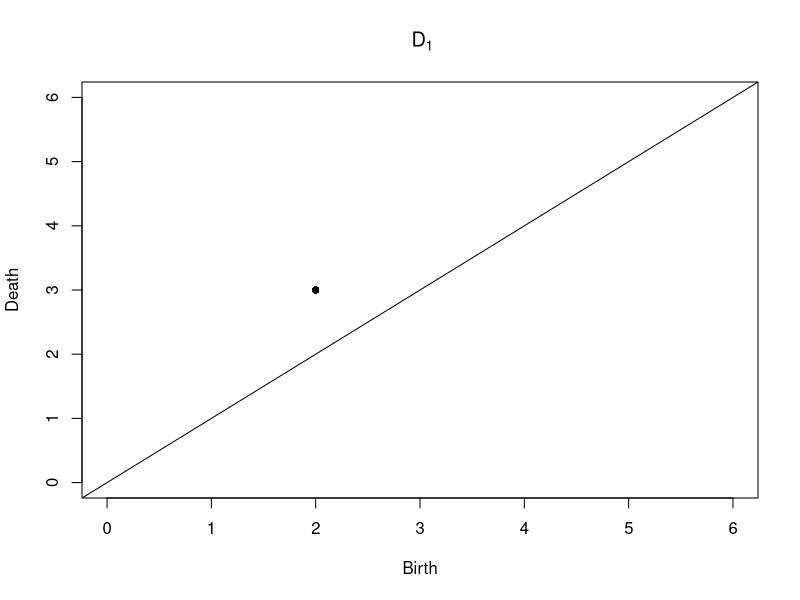
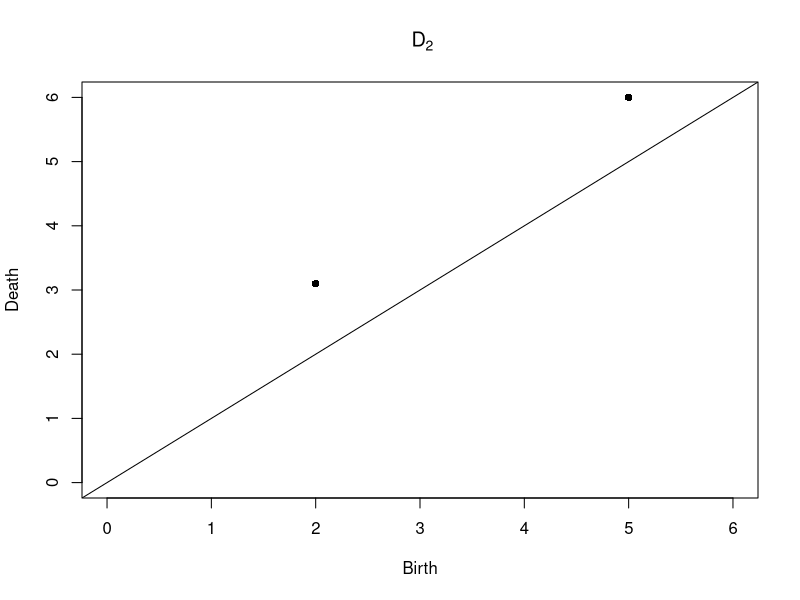
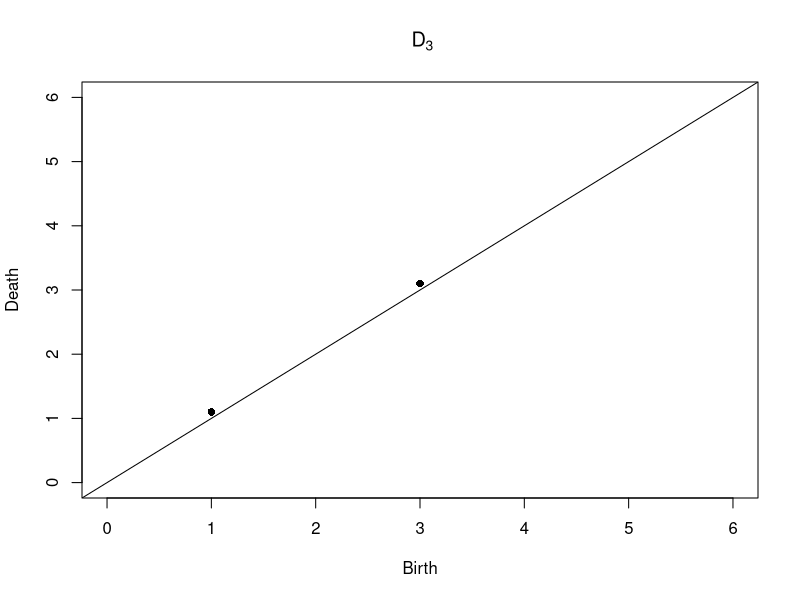

These figures' R source, in order:
## ---- chunk 1
knitr::opts_chunk$set(
  collapse = TRUE,
  comment = "#>"
)
## ---- chunk 2
# library("TDAInference")
## ---- chunk 3
# D1
plot(x = 2,y = 3,xlab = "Birth",ylab = "Death",main = bquote("" ~ D[1]),xlim = c(0,6),ylim = c(0,6),pch = 16)
abline(a = 0,b = 1)

# D2
plot(x = c(2,5),y = c(3.1,6),xlab = "Birth",ylab = "Death",main = bquote("" ~ D[2]),xlim = c(0,6),ylim = c(0,6),pch = 16)
abline(a = 0,b = 1)

# D3
plot(x = c(1,3),y = c(1.1,3.1),xlab = "Birth",ylab = "Death",main = bquote("" ~ D[3]),xlim = c(0,6),ylim = c(0,6),pch = 16)
abline(a = 0,b = 1)

## ---- chunk 4
# diagram_distance(D1 = data.frame(dimension = 0,birth = 2,death = 3),D2 = data.frame(dimension = 0,birth = c(2,5),death = c(3.1,6)),p = 2,distance = "wasserstein",dim = 0)

# diagram_distance(D1 = data.frame(dimension = 0,birth = 2,death = 3),D2 = data.frame(dimension = 0,birth = c(2,5),death = c(3.1,6)),p = 2,distance = "Turner",dim = 0)

# diagram_distance(D1 = data.frame(dimension = 0,birth = 2,death = 3),D2 = data.frame(dimension = 0,birth = c(2,5),death = c(3.1,6)),p = Inf,distance = "Turner",dim = 0)

## ---- chunk 5
# diagram_distance(D1 = data.frame(dimension = 0,birth = 2,death = 3),D2 = data.frame(dimension = 0,birth = c(1,3),death = c(1.1,3.1)),p = 2,distance = "wasserstein",dim = 0)

# diagram_distance(D1 = data.frame(dimension = 0,birth = 2,death = 3),D2 = data.frame(dimension = 0,birth = c(1,3),death = c(1.1,3.1)),p = 2,distance = "Turner",dim = 0)

# diagram_distance(D1 = data.frame(dimension = 0,birth = 2,death = 3),D2 = data.frame(dimension = 0,birth = c(1,3),death = c(1.1,3.1)),p = Inf,distance = "Turner",dim = 0)

## ---- chunk 6
# diagram_distance(D1 = data.frame(dimension = 0,birth = c(2,5),death = c(3.1,6)),D2 = data.frame(dimension = 0,birth = c(1,3),death = c(1.1,3.1)),p = 2,distance = "wasserstein",dim = 0)

# diagram_distance(D1 = data.frame(dimension = 0,birth = c(2,5),death = c(3.1,6)),D2 = data.frame(dimension = 0,birth = c(1,3),death = c(1.1,3.1)),p = 2,distance = "Turner",dim = 0)

# diagram_distance(D1 = data.frame(dimension = 0,birth = c(2,5),death = c(3.1,6)),D2 = data.frame(dimension = 0,birth = c(1,3),death = c(1.1,3.1)),p = Inf,distance = "Turner",dim = 0)

